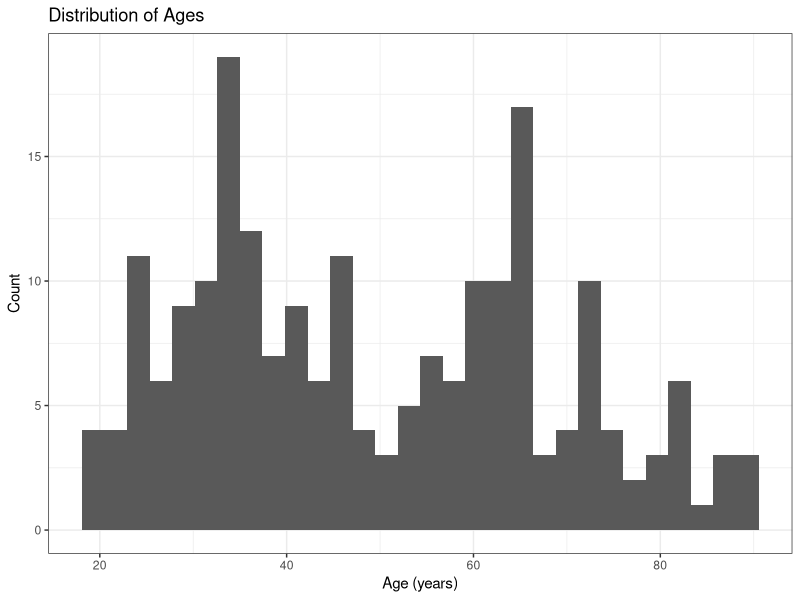
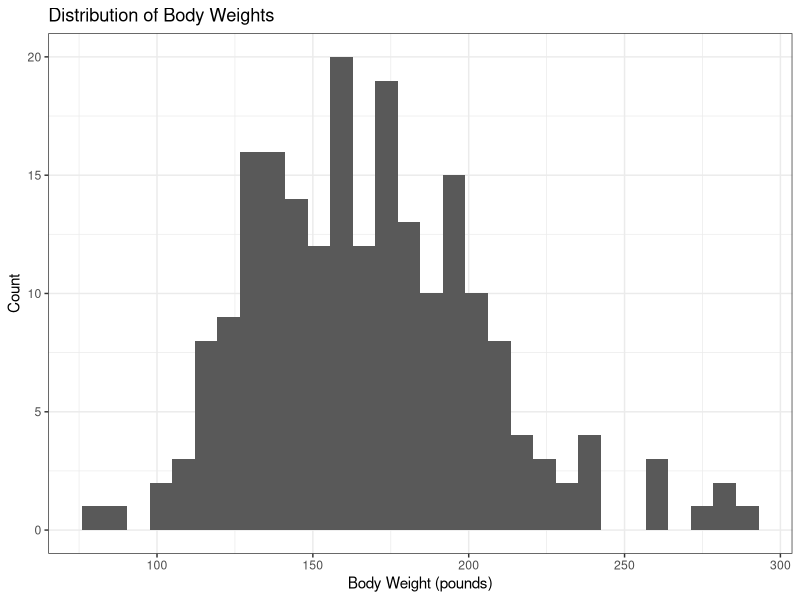
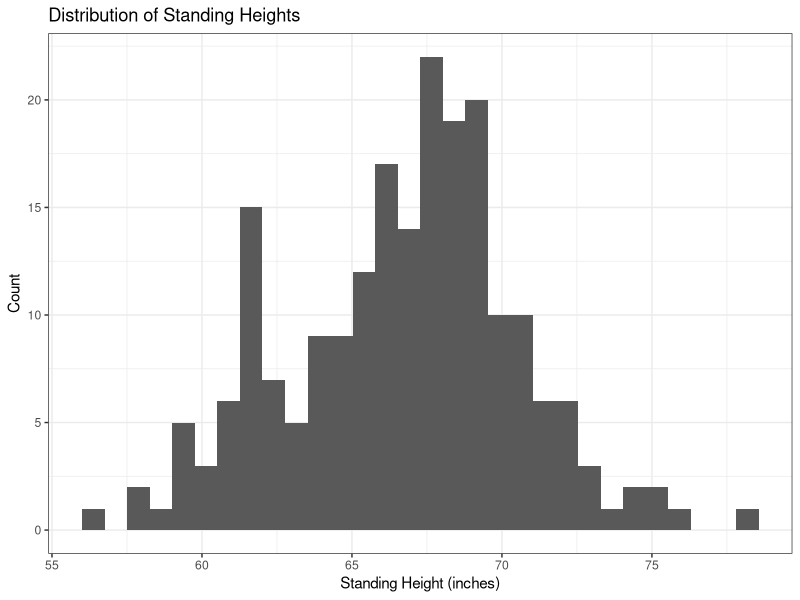
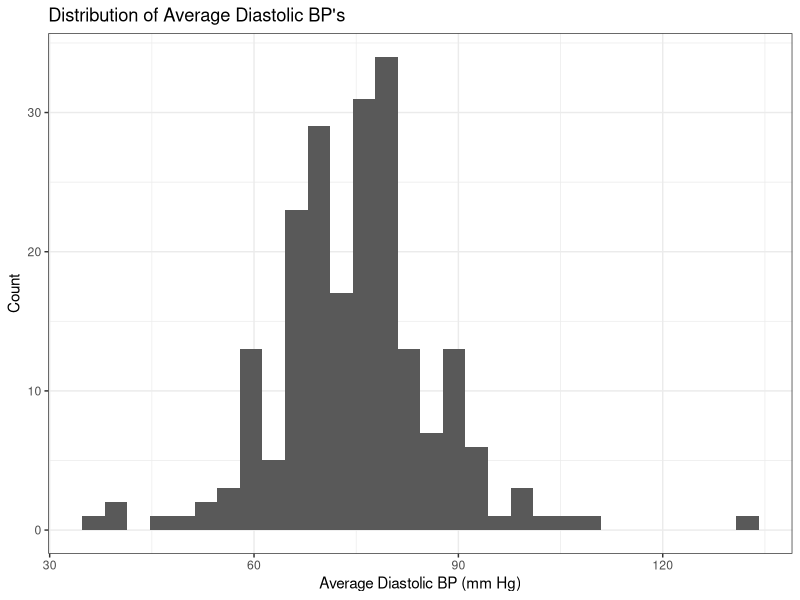
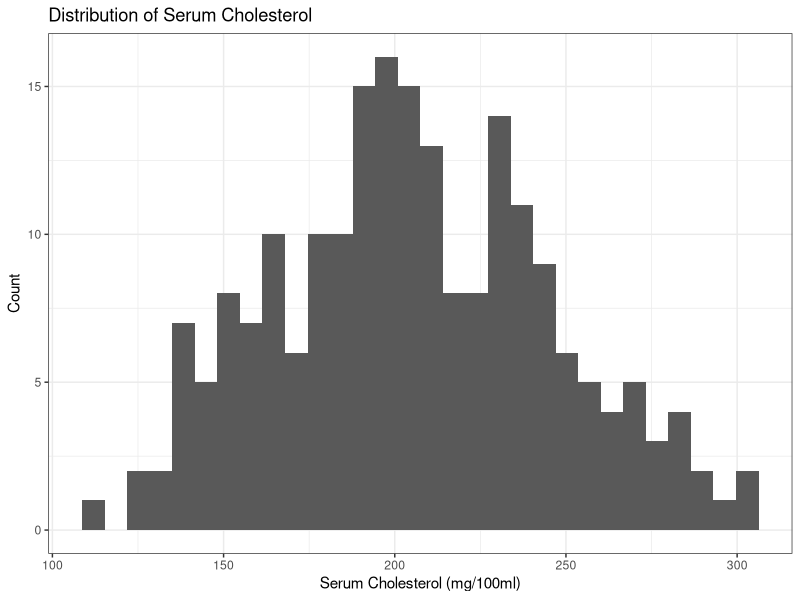

These figures' R source, in order:
## ---- chunk 1
#| message: false

library(tidyverse)

nhanes <- read.csv(here::here("NHANES3_419.csv"), header = TRUE)
## ---- chunk 2
#| message: false

# HSAGEIR
nhanes |>
  ggplot(aes(x = HSAGEIR)) +
  geom_histogram() +
  labs(x = "Age (years)", y = "Count", title = "Distribution of Ages") +
  theme_bw()

data.frame(Mean = mean(nhanes$HSAGEIR), Median = median(nhanes$HSAGEIR),
           `Standard Deviation` = sd(nhanes$HSAGEIR))
## ---- chunk 3
#| message: false

# BMPWTLBS
nhanes |>
  ggplot(aes(x = BMPWTLBS)) +
  geom_histogram() +
  labs(x = "Body Weight (pounds)", y = "Count",
       title = "Distribution of Body Weights") +
  theme_bw()

data.frame(Mean = mean(nhanes$BMPWTLBS), Median = median(nhanes$BMPWTLBS),
           `Standard Deviation` = sd(nhanes$BMPWTLBS))
## ---- chunk 4
#| message: false

# BMPHTIN
nhanes |>
  ggplot(aes(x = BMPHTIN)) +
  geom_histogram() +
  labs(x = "Standing Height (inches)", y = "Count",
       title = "Distribution of Standing Heights") +
  theme_bw()

data.frame(Mean = mean(nhanes$BMPHTIN), Median = median(nhanes$BMPHTIN),
           `Standard Deviation` = sd(nhanes$BMPHTIN))
## ---- chunk 5
#| message: false

# PEPMNK5R
nhanes |>
  ggplot(aes(x = PEPMNK5R)) +
  geom_histogram() +
  labs(x = "Average Diastolic BP (mm Hg)", y = "Count",
       title = "Distribution of Average Diastolic BP's") +
  theme_bw()

data.frame(Mean = mean(nhanes$PEPMNK5R), Median = median(nhanes$PEPMNK5R),
           `Standard Deviation` = sd(nhanes$PEPMNK5R))
## ---- chunk 6
#| message: false

# TCP
nhanes |>
  ggplot(aes(x = TCP)) +
  geom_histogram() +
  labs(x = "Serum Cholesterol (mg/100ml)", y = "Count",
       title = "Distribution of Serum Cholesterol") +
  theme_bw()

data.frame(Mean = mean(nhanes$TCP), Median = median(nhanes$TCP),
           `Standard Deviation` = sd(nhanes$TCP))
